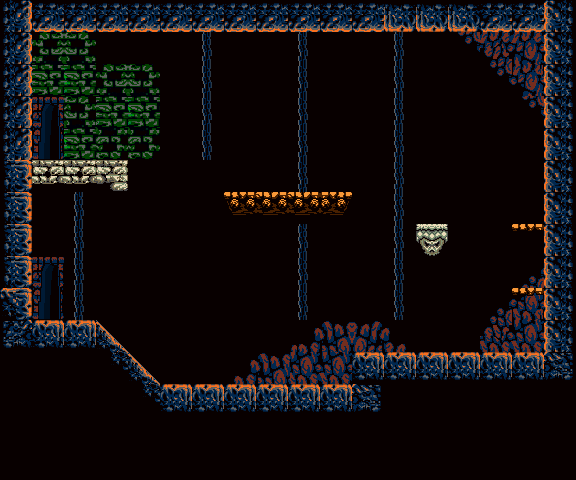

This is a level from a 2D game, rendered from its Tiled map with the project's own tilesets. A one-line summary and the map file follow, with tile-layer data summarised:
An orthogonal 18x15 tile map with 32x32 px tiles, 3 tile layers (background, background2, midground) and 16 objects (Map 5, Map 1-8, Walker, FloatFish).

<map version="1.0" orientation="orthogonal" renderorder="right-down" width="18" height="15" tilewidth="32" tileheight="32" nextobjectid="106">
 <tileset firstgid="1" name="stage1_tilesheet" tilewidth="32" tileheight="32" tilecount="256">
  <image source="../content/tilesets/stage1_tilesheet.png" width="512" height="512" />
 </tileset>
 <layer name="background" width="18" height="15">
  <data>[270 cells, 270 non-empty, 1 distinct tile ids]</data>
 </layer>
 <layer name="background2" width="18" height="15">
  <data>[270 cells, 66 non-empty, 22 distinct tile ids]</data>
 </layer>
 <layer name="midground" width="18" height="15">
  <data>[270 cells, 87 non-empty, 23 distinct tile ids]</data>
 </layer>
 <objectgroup name="spawn points" />
 <objectgroup name="collisions">
  <object id="77" x="0" y="0" width="32" height="480" />
  <object id="82" x="352" y="352" width="224" height="128" />
  <object id="86" x="32" y="384" width="320" height="96" />
  <object id="96" x="32" y="320" width="64" height="64" />
  <object id="97" x="544" y="0" width="32" height="352" />
  <object id="98" x="32" y="0" width="512" height="32" />
  <object id="99" x="224" y="192" width="128" height="24" />
  <object id="100" x="32" y="160" width="96" height="32" />
  <object id="105" x="416" y="224" width="32" height="32" />
 </objectgroup>
 <objectgroup name="onewayplatform">
  <object id="101" x="512" y="224" width="32" />
  <object id="102" x="512" y="288" width="32" />
 </objectgroup>
 <objectgroup name="slopes">
  <object id="103" x="96" y="320">
   <polyline points="0,0 64,64" />
  </object>
 </objectgroup>
 <objectgroup name="doors">
  <object id="34" name="Map 5" x="32" y="96" width="32" height="64">
   <properties>
    <property name="spawnX" value="896.00" />
    <property name="spawnY" value="384.00" />
   </properties>
  </object>
  <object id="95" name="Map 1-8" x="32" y="256" width="32" height="64">
   <properties>
    <property name="spawnX" value="800" />
    <property name="spawnY" value="256" />
   </properties>
  </object>
 </objectgroup>
 <objectgroup name="enemies">
  <object id="74" name="Walker" x="208" y="336" />
  <object id="93" name="FloatFish" x="296" y="144" />
 </objectgroup>
</map>
